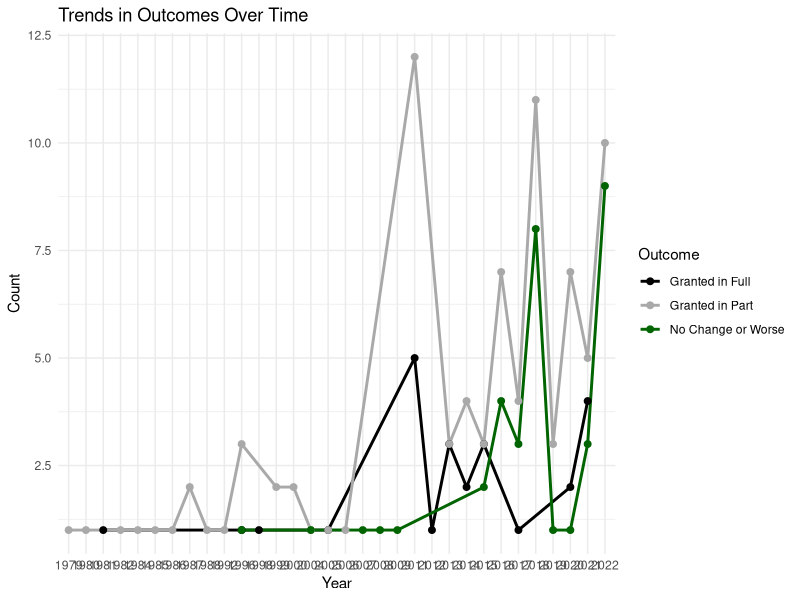
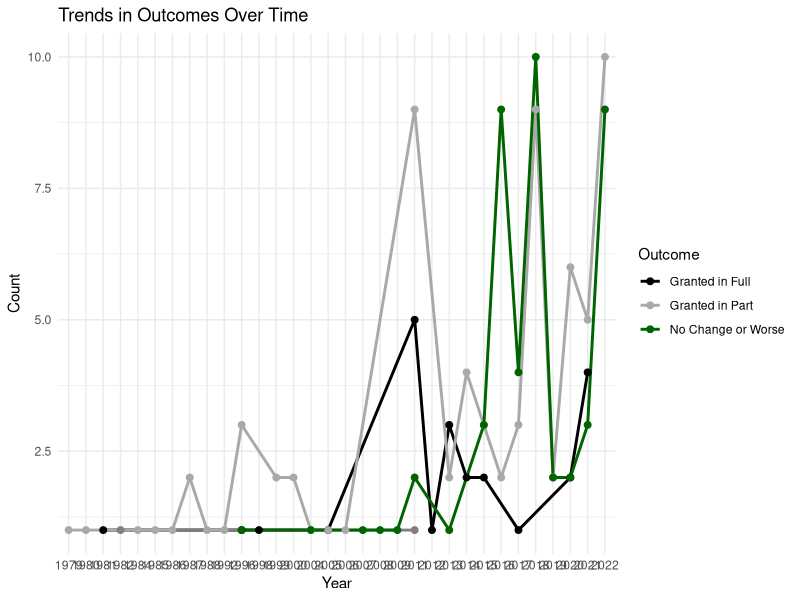

Source code (R) for these figures, in order:

library(tidyverse)

# read data into tibble
petitions <- read_csv("Updated/Master_edited_new.csv")

# create identifier
petitions$ID <- 1:nrow(petitions)

# rename relevant columns
names(petitions)[1] <- 'include'
names(petitions)[3] <- 'tax_year'
names(petitions)[11] <- 'FCV_owner'
names(petitions)[12] <- 'LPV_owner'
names(petitions)[13] <- 'FCV_notice'
names(petitions)[14] <- 'LPV_notice'
names(petitions)[15] <- 'FCV_decision'
names(petitions)[16] <- 'LPV_decision'
names(petitions)[19] <- 'outcome'
names(petitions)[20] <- 'outcome_details'
names(petitions)[21] <- 'FCV_change'
names(petitions)[22] <- 'LPV_change'

petitions$tax_year = as.character(petitions$tax_year)
pet = subset(petitions,include == 1)

p4a <- ggplot(pet %>% count(tax_year, outcome_FCV), 
               aes(x = tax_year, y = n, color = outcome_FCV, group = outcome_FCV)) + 
  geom_line(size = 1) + 
  geom_point(size = 2) + 
  scale_color_manual(values = c("No Change or Worse" = "darkgreen", 
                                "Granted in Full" = "black", 
                                "Granted in Part" = "darkgrey")) + 
  theme_minimal() + 
  labs(title = "Trends in Outcomes Over Time", x = "Year", y = "Count", color = "Outcome")

p4b <- ggplot(pet %>% count(tax_year, outcome_LPV), 
              aes(x = tax_year, y = n, color = outcome_LPV, group = outcome_LPV)) + 
  geom_line(size = 1) + 
  geom_point(size = 2) + 
  scale_color_manual(values = c("No Change or Worse" = "darkgreen", 
                                "Granted in Full" = "black", 
                                "Granted in Part" = "darkgrey")) + 
  theme_minimal() + 
  labs(title = "Trends in Outcomes Over Time", x = "Year", y = "Count", color = "Outcome")
